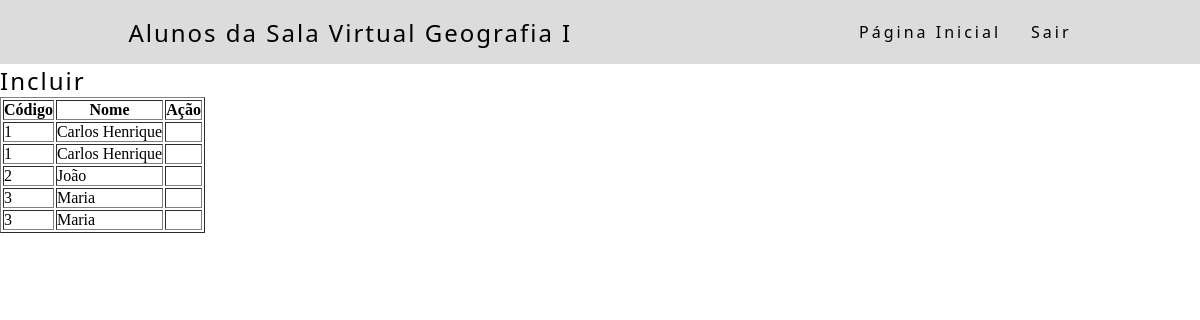
The app's page /consultaSalaVirtualAluno.php (signed in) with its own data.
### tables this page shows
CREATE TABLE TBAluno (
    ALUCodigo BIGINT NOT NULL AUTO_INCREMENT,
    PESCodigo BIGINT NOT NULL,
    PRIMARY KEY (ALUCodigo),
    FOREIGN KEY (PESCodigo) REFERENCES TBPessoa(PESCodigo)
);

CREATE TABLE TBPessoa (
	PESCodigo 		   BIGINT       NOT NULL AUTO_INCREMENT,
    PESNome            VARCHAR(100) NOT NULL,
    PESDataNascimento  DATE         NOT NULL,
    PESCpf 			   VARCHAR(11)  NOT NULL,
    PESRg 		       VARCHAR(7)   NOT NULL,
    USUCodigo 		   BIGINT 	    NOT NULL,
    PRIMARY KEY (PESCodigo),
    FOREIGN KEY (USUCodigo) REFERENCES TBUsuario(USUCodigo)
);

### conf/Connect.class.php (called while the page is built, shortened)
<?php
class Connect {
    private static $Conn;
    public static function getInstance() {
        return self::$Conn;
    }
    private static function setConnection() {
        try {
            $opcoes = array(PDO::MYSQL_ATTR_INIT_COMMAND => 'SET NAMES UTF8',
                            PDO::ATTR_PERSISTENT         => TRUE,
                            PDO::ATTR_ERRMODE            => PDO::ERRMODE_EXCEPTION);
            self::$Conn = new PDO(DRIVER.
                                 ":host=" . HOST .
                                 "; dbname=" . DBNAME .
                                 "; charset=" . CHARSET .
                                 ";", USER, PASSWORD,
                                 $opcoes);
          } catch (PDOException $e) {
            print "DB Error: " . $e->getMessage();
          }
    }
}

### classes/dados/Dados.class.php (called while the page is built, shortened)
<?php
abstract class Dados {
    protected $relacionamentos = [];
    protected function adicionaRelacionamento(string $coluna, string $atributo, int $tipo) : Relacionamento {
        $rel = new Relacionamento($coluna, $atributo, $tipo);
        $this->relacionamentos[$atributo] = $rel;
        return $rel;
    }
    public function getChavesEstrangeiras() : array {
        $rels = [];
        foreach ($this->getRelacionamentos() as $relacionamento) {
            if ($relacionamento->isEstrangeira()) {
                $rels[] = $relacionamento;
            }
        }
        return $rels;
    }
    protected function getConn() : PDO {
        return Connect::getInstance();
    }
    public function getRelacionamentos() {
        return $this->relacionamentos;
    }
}

### classes/dados/DadosSalaVirtualAluno.class.php (called while the page is built, shortened)
<?php
class DadosSalaVirtualAluno extends DadosBase {
    public function getTabela() {
        return 'TBSalaVirtualAluno';
    }
    protected function getQueryBuscaDados(array $colunas = []): string {
        $sql = 'SELECT  TBSalaVirtualAluno.SALCodigo as "SalaVirtual.codigo", '
            .           'TBAluno.ALUCodigo           as "Aluno.codigo", '
            .           'TBAluno.PESCodigo           as "Aluno.Pessoa.codigo", '
            .           'TBPessoa.PESNome            as "Aluno.Pessoa.nome" ';
        $sql .= ' FROM '.$this->getTabela();
        $sql .= $this->adicionaJoins();
        $sql .= ' JOIN TBPessoa '
                .  'ON TBPessoa.PESCodigo = TBAluno.PESCodigo ';
        return $sql;
    }
    protected function filtraConsulta(): string {
        return parent::filtraConsulta();
    }
}

### classes/dados/Relacionamento.class.php (called while the page is built, shortened)
<?php
class Relacionamento {
    private $estrangeira = false;
    private $referencia = [];
    private $tabelaReferencia;
    private $coluna;
    public function __construct(string $coluna, string $atributo, int $tipo = 0) {
        $this->coluna    = $coluna;
    }
    public function chaveEstrangeira() : self {
        $this->estrangeira = true;
        return $this;
    }
    public function referencia(string $coluna, string $atributo) : self {
        if ($this->isEstrangeira()) {
            $this->referencia = ['col' => $coluna, 'att' => $atributo];
        }
        return $this;
    }
    public function on(string $tabela) : self {
        if (count($this->getReferencia()) > 0) {
            $this->tabelaReferencia = $tabela;
        }
        return $this;
    }
    public function isEstrangeira() : bool {
        return $this->estrangeira;
    }
    public function getReferencia() : array {
        return $this->referencia;
    }
    public function getTabelaReferencia() : string {
        return $this->tabelaReferencia;
    }
    public function getColuna() : string {
        return $this->coluna;
    }
}

### classes/dados/DadosBase.class.php (called while the page is built, shortened)
<?php
abstract class DadosBase extends Dados implements InterfaceDados {
    public function query(array $colunas = []) : array {
        $sql = $this->getQueryBuscaDados($colunas);
        $sql .= $this->filtraConsulta();
        $stmt  = $this->getConn()->query($sql);
        $dados = [];
        while ($linha = $stmt->fetch(PDO::FETCH_ASSOC)) {
            $objeto = new $nomeModelo();
            $dados[] = $objeto;
        }
        return $dados;
    }
    protected function adicionaJoins() : string {
        $joins = ' ';
        foreach ($this->getChavesEstrangeiras() as $chave) {
            $joins .= 'JOIN ';
            $joins .= $chave->getTabelaReferencia();
            $joins .= ' ON ';
            $joins .= $this->getTabela().'.'.$chave->getColuna().' = '.$chave->getTabelaReferencia().'.'.$chave->getColuna().' ';
        }
        return $joins;
    }
    protected function filtraConsulta() : string {
        $filtros = '';
        return $filtros;
    }
}

### acao/AcaoBase.class.php (the view, shortened to what this page needs)
<?php
abstract class AcaoBase {
    protected $Dados;
    public function consulta(string $classe, array $consulta, string $tela = '', array $parametros = []) : string {
        $atributos = array_map(function($linha) {
            return $linha[0];
        }, $consulta);
        $dadosConsulta = $this->buscaDadosConsulta($atributos);
        return $this->montaConsulta($classe, $tela, $consulta, $dadosConsulta, $parametros);
    }
    protected function buscaDadosConsulta(array $atributos) : array {
        return $this->getDados()->query($atributos);
    }
    protected function montaConsulta(string $classe, string $tela, array $colunas, array $dados, array $parametros = []) : string{
        $tabela = '<table border="1">';
        $tabela .= $this->montaCabecalho($colunas);
        $tabela .= $this->montaLinhas($classe, $tela, $colunas, $dados, $parametros);
        $tabela .= '</table>';
        return $tabela;
    }
    protected function montaCabecalho(array $colunas): string {
        $cabecalho = '<tr>';
        $titulos = array_map(function($coluna) {
            return $coluna[1];
        }, $colunas);
        foreach ($titulos as $titulo) {
            $cabecalho .= '<th>'.$titulo.'</th>';
        }
        $cabecalho .= '<th>Ação</th>';
        $cabecalho .= '</tr>';
        return $cabecalho;
    }
    protected function montaLinhas(string $classe, string $tela, array $colunas, array $dadosLinhas, array $parametros = []) : string {
        $linhas = '';
        $atributos = array_map(function($coluna) {
            return $coluna[0];
        }, $colunas);
        foreach ($dadosLinhas as $linha) {
            $linhas .= $this->montaLinha($classe, $tela, $atributos, $linha, $parametros);
        }
        return $linhas;
    }
    protected function montaLinha(string $classe, string $tela, array $atributos, mixed $objetoLinha, array $parametros = []) : string {
        $linha = '<tr>';
        foreach ($atributos as $atributo) {
            $linha .= $this->montaColuna($this->getDados()->getValorModelo($objetoLinha, $atributo));
        }
        $linha .= $this->montaColuna($this->montaAcoesLinha($classe, $tela, $objetoLinha, $parametros));
        $linha .= '</tr>';
        return $linha;
    }
    protected function montaColuna(mixed $valor) : string {
        return '<td>'.$valor.'</td>';
    }
    protected function montaAcoesLinha(string $classe, string $tela, mixed $objetoLinha, array $parametros = []) : string {
        $acoesLinha = '';
        return $acoesLinha;
    }
    public function getDados() : DadosBase {
        return $this->Dados;
    }
    public function setDados(DadosBase $Dados) {
        $this->Dados = $Dados;
        return $this;
    }
}

### style/style.css (style rules this page uses)
* { margin : 0; padding: 0; }

### records on screen
tbaluno: ALUCodigo "1"
tbpessoa: PESNome "Carlos Henrique"
tbaluno: ALUCodigo "2"
tbpessoa: PESNome "João"
tbaluno: ALUCodigo "3"
tbpessoa: PESNome "Maria"

### other values on screen
$titulo "Alunos da Sala Virtual Geografia I"
$titulo "Código"
$titulo "Nome"
